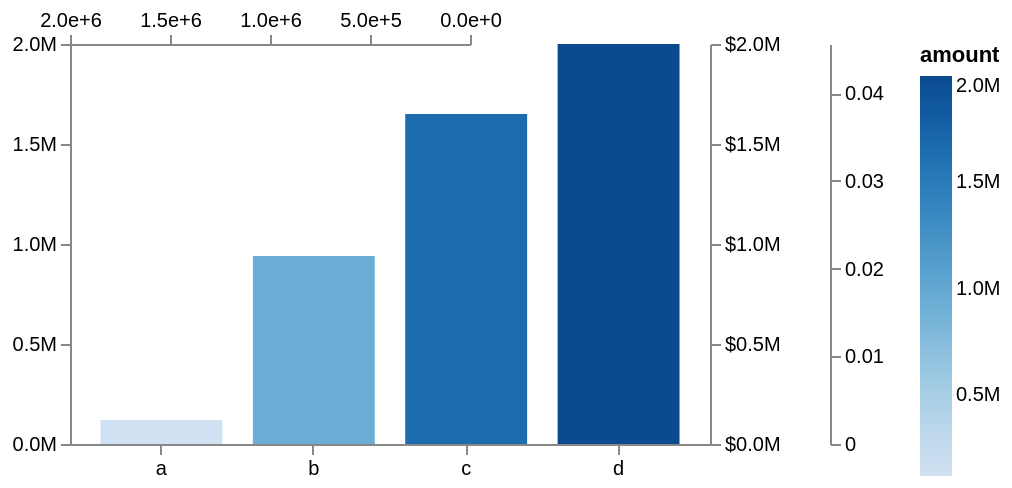

The specification (Vega-Lite) saved for this image:
### Vega specification from a JSON file in a GitHub repository (floating-point values rounded to 4 significant figures)
{"$schema": "https://vega.github.io/schema/vega/v6.json", "description": "Axes and a legend whose formats resolve against their span: 's' takes one SI prefix for the whole axis, and the precision types take theirs from the tick step.", "width": 320, "height": 200, "padding": 5, "data": [{"name": "table", "values": [{"category": "a", "amount": 120000, "share": 0.0123}, {"category": "b", "amount": 940000, "share": 0.0456}, {"category": "c", "amount": 1650000, "share": 0.0071}, {"category": "d", "amount": 2000000, "share": 0.0338}]}], "scales": [{"name": "xscale", "type": "band", "domain": {"data": "table", "field": "category"}, "range": "width", "padding": 0.2}, {"name": "yscale", "domain": {"data": "table", "field": "amount"}, "nice": true, "range": "height"}, {"name": "share", "domain": {"data": "table", "field": "share"}, "range": "height"}, {"name": "colour", "type": "linear", "domain": {"data": "table", "field": "amount"}, "range": {"scheme": "blues"}}], "axes": [{"orient": "bottom", "scale": "xscale"}, {"orient": "left", "scale": "yscale", "format": "s", "tickCount": 5}, {"orient": "right", "scale": "yscale", "format": "$,s", "tickCount": 5}, {"orient": "right", "scale": "share", "format": "r", "tickCount": 5, "offset": 60}, {"orient": "top", "scale": "yscale", "format": "e", "tickCount": 4}], "legends": [{"fill": "colour", "type": "gradient", "format": "s", "title": "amount"}], "marks": [{"type": "rect", "from": {"data": "table"}, "encode": {"enter": {"x": {"scale": "xscale", "field": "category"}, "width": {"scale": "xscale", "band": 1}, "y": {"scale": "yscale", "field": "amount"}, "y2": {"scale": "yscale", "value": 0}, "fill": {"scale": "colour", "field": "amount"}}}}]}
